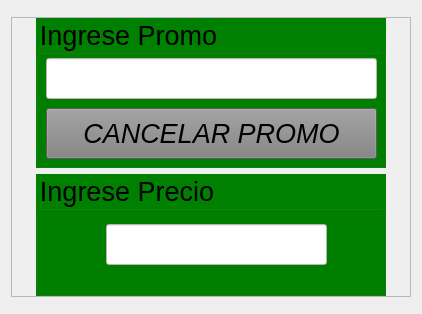
         <widget class="QWidget" name="page_msjs">
          <layout class="QVBoxLayout" name="verticalLayout_9">
           <item>
            <widget class="QFrame" name="frame_21">
             <property name="frameShape">
              <enum>QFrame::StyledPanel</enum>
             </property>
             <property name="frameShadow">
              <enum>QFrame::Raised</enum>
             </property>
            </widget>
           </item>
           <item>
            <widget class="QFrame" name="frame_22">
             <property name="minimumSize">
              <size>
               <width>400</width>
               <height>280</height>
              </size>
             </property>
             <property name="maximumSize">
              <size>
               <width>16777215</width>
               <height>280</height>
              </size>
             </property>
             <property name="frameShape">
              <enum>QFrame::StyledPanel</enum>
             </property>
             <property name="frameShadow">
              <enum>QFrame::Raised</enum>
             </property>
             <layout class="QGridLayout" name="gridLayout_2">
              <property name="leftMargin">
               <number>0</number>
              </property>
              <property name="topMargin">
               <number>0</number>
              </property>
              <property name="rightMargin">
               <number>0</number>
              </property>
              <property name="bottomMargin">
               <number>0</number>
              </property>
              <item row="0" column="0">
               <widget class="QGroupBox" name="groupBox_Promos">
                <property name="minimumSize">
                 <size>
                  <width>350</width>
                  <height>150</height>
                 </size>
                </property>
                <property name="maximumSize">
                 <size>
                  <width>350</width>
                  <height>150</height>
                 </size>
                </property>
                <property name="font">
                 <font>
                  <pointsize>20</pointsize>
                 </font>
                </property>
                <property name="styleSheet">
                 <string notr="true">background-color: green;</string>
                </property>
                <property name="title">
                 <string>Ingrese Promo</string>
                </property>
                <widget class="QLineEdit" name="line_Ingreso_Promo">
                 <property name="geometry">
                  <rect>
                   <x>10</x>
                   <y>40</y>
                   <width>331</width>
                   <height>41</height>
                  </rect>
                 </property>
                 <property name="font">
                  <font>
                   <pointsize>18</pointsize>
                  </font>
                 </property>
                 <property name="styleSheet">
                  <string notr="true">background-color: white;</string>
                 </property>
                </widget>
                <widget class="QPushButton" name="push_Cancela_Promo">
                 <property name="geometry">
                  <rect>
                   <x>10</x>
                   <y>90</y>
                   <width>331</width>
                   <height>51</height>
                  </rect>
                 </property>
                 <property name="font">
                  <font>
                   <pointsize>20</pointsize>
                   <italic>true</italic>
                  </font>
                 </property>
                 <property name="styleSheet">
                  <string notr="true">background-color: gray;</string>
                 </property>
                 <property name="text">
                  <string>CANCELAR PROMO</string>
                 </property>
                </widget>
               </widget>
              </item>
              <item row="1" column="0">
               <widget class="QGroupBox" name="groupBox_Ingresos">
                <property name="minimumSize">
                 <size>
                  <width>350</width>
                  <height>122</height>
                 </size>
                </property>
                <property name="maximumSize">
                 <size>
                  <width>350</width>
                  <height>122</height>
                 </size>
                </property>
                <property name="font">
                 <font>
                  <pointsize>20</pointsize>
                 </font>
                </property>
                <property name="styleSheet">
                 <string notr="true">background-color: green;</string>
                </property>
                <property name="title">
                 <string>Ingrese Precio</string>
                </property>
                <widget class="QLineEdit" name="line_Ingresos">
                 <property name="geometry">
                  <rect>
                   <x>70</x>
                   <y>50</y>
                   <width>221</width>
                   <height>41</height>
                  </rect>
                 </property>
                 <property name="font">
                  <font>
                   <pointsize>18</pointsize>
                  </font>
                 </property>
                 <property name="styleSheet">
                  <string notr="true">background-color: white;</string>
                 </property>
                </widget>
               </widget>
              </item>
             </layout>
            </widget>
           </item>
           <item>
            <widget class="QFrame" name="frame_23">
             <property name="frameShape">
              <enum>QFrame::StyledPanel</enum>
             </property>
             <property name="frameShadow">
              <enum>QFrame::Raised</enum>
             </property>
            </widget>
           </item>
          </layout>
         </widget>
